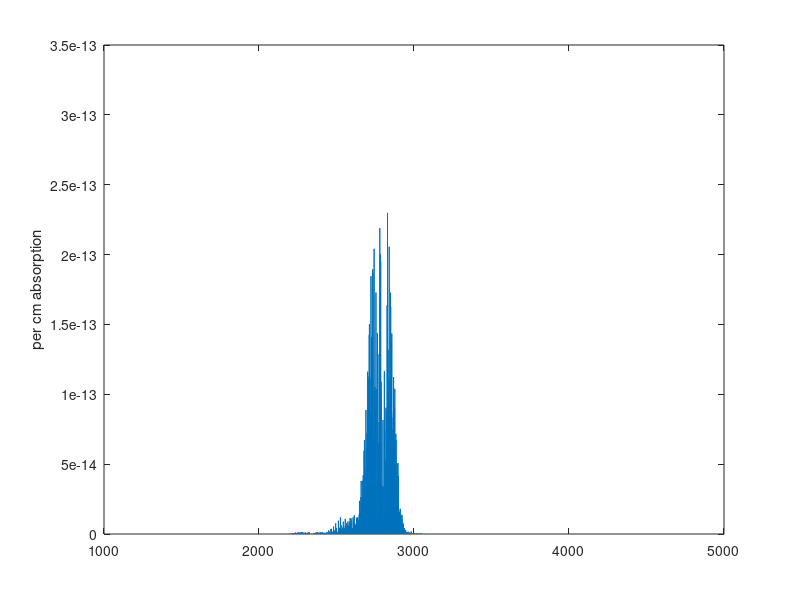

Write the MATLAB code that produced this figure.
% D2O Lines construct spectrum script

load D2Olines.mat

c = 299792458; %m/s
kB = 1.3806488e-23; %J/K=Nm/K=kg m^2/s^2/K
T = 300; % kelvin
n = 1;%1*10^11; % mlc/cc
conc = 1;
pressure = n*100^3*kB*T; % torr
atm_press = 760; % torr
L = 1000; % cm

% line strengths are in cm^-2/atm
n_0 = 2.6867805e19;     % Loschmidt mlc/cm^3 for 293.15 Kelvin
%strength = strength./n_0;   %now in cm/mlc
OneAtm = 101325; % Pa

linestrength = strength./n_0;   %now in cm/mlc
S = linestrength*n_0*273.15/T;
single_pass = S*conc*pressure/atm_press*L;
% S = (strength*OneAtm/100^2)*kB*T*100; % assuming strength is cm^-2/atm, S is in cm/molecule
% single_pass = S*n;

broad_Hz = 0.5e9; % Hz
broad_wave = broad_Hz/(c*100); % wavenumbers

x = 1000:0.01:5000;
A = zeros(size(x));
crossSection = zeros(size(x));
for i = 1:numel(wavenumber)
    peak_value = single_pass(i)*sqrt(log(2)/pi)/broad_wave; % From voigt script
    A = A + peak_value.*exp(-(x - wavenumber(i)).^2*log(2)/broad_wave.^2);
    crossSection = crossSection+...
        strength(i)*(1/101325)*kB*T*100^3*sqrt(log(2)/pi)/broad_wave.*... % now in cm^2/molecule
        exp(-(x - wavenumber(i)).^2*log(2)/broad_wave.^2);
end

figure;plot(x,1-exp(-A));
ylabel('per cm absorption');